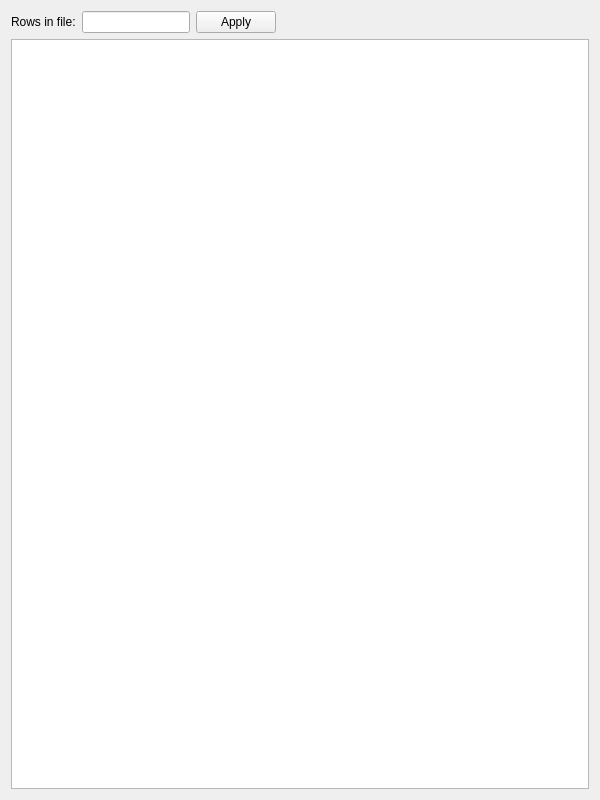
<?xml version="1.0" encoding="UTF-8"?>
<ui version="4.0">
 <class>SettingsWidget</class>
 <widget class="QWidget" name="SettingsWidget">
  <property name="windowModality">
   <enum>Qt::ApplicationModal</enum>
  </property>
  <property name="geometry">
   <rect>
    <x>0</x>
    <y>0</y>
    <width>600</width>
    <height>800</height>
   </rect>
  </property>
  <property name="windowTitle">
   <string>Form</string>
  </property>
  <layout class="QVBoxLayout" name="verticalLayout">
   <item>
    <layout class="QVBoxLayout" name="uiMainLayout">
     <property name="sizeConstraint">
      <enum>QLayout::SetNoConstraint</enum>
     </property>
     <item>
      <layout class="QHBoxLayout" name="uiConstLayout">
       <item>
        <widget class="QLabel" name="lblRowsInFile">
         <property name="text">
          <string>Rows in file:</string>
         </property>
        </widget>
       </item>
       <item>
        <widget class="QLineEdit" name="leRowsNumber">
         <property name="sizePolicy">
          <sizepolicy hsizetype="Maximum" vsizetype="Fixed">
           <horstretch>0</horstretch>
           <verstretch>0</verstretch>
          </sizepolicy>
         </property>
         <property name="maxLength">
          <number>2</number>
         </property>
        </widget>
       </item>
       <item>
        <widget class="QPushButton" name="pbApplyRows">
         <property name="text">
          <string>Apply</string>
         </property>
        </widget>
       </item>
       <item>
        <spacer name="horizontalSpacer">
         <property name="orientation">
          <enum>Qt::Horizontal</enum>
         </property>
         <property name="sizeHint" stdset="0">
          <size>
           <width>40</width>
           <height>20</height>
          </size>
         </property>
        </spacer>
       </item>
      </layout>
     </item>
     <item>
      <widget class="QTableView" name="csvSettingsView"/>
     </item>
    </layout>
   </item>
  </layout>
 </widget>
 <resources/>
 <connections/>
</ui>
